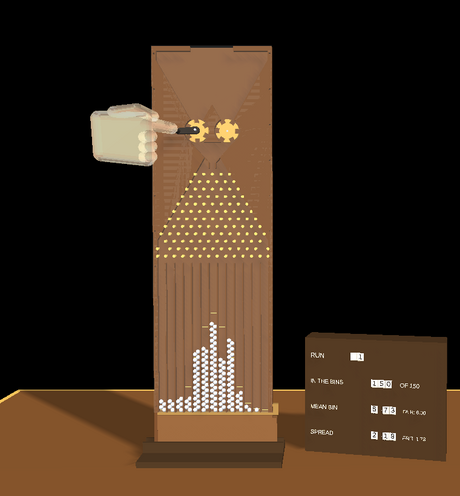
#> input picture demo/WyomingWill/BabbagesHall/exhibits/GaltonBoard/manual/screenshot.png, 460 x 496 px
$ python make-figures.py
#> lines starting #> are read from the running program, lines starting #| are printed output that depends on the picture
"""The Galton board manual's figures (Babbage's Hall).

    python3 manual/make-figures.py      (from the exhibit's folder; Pillow)

fig-board.png is a screenshot of the simulation (manual/screenshot.png, at
the end of the tour's first run) with the parts named. fig-routes.png
counts the routes to each pin (Pascal's triangle), on the board's own pin
lattice (galton-geometry.lua: 12 mm apart, rows V apart). fig-runs.png is
the simulation's two tour runs (manual/runs.txt, as the console printed
them: bpp -f galton.lua -n 9000) against fair coins."""
import math, os, re
from PIL import Image, ImageDraw, ImageFont

HERE = os.path.dirname(os.path.abspath(__file__))
FONTS = "/usr/share/fonts/truetype/dejavu/"
def font(px, bold=False): return ImageFont.truetype(FONTS + ("DejaVuSans-Bold.ttf" if bold else "DejaVuSans.ttf"), int(px))
INK, BLUE, GOLD, GREY = (30, 30, 30), (30, 70, 170), (190, 150, 30), (150, 150, 150)
ROWS = 12


def save(im, name, width=None):
    if width and im.width != width:
        im = im.resize((width, round(im.height * width / im.width)), Image.LANCZOS)
    im.save(os.path.join(HERE, name), optimize=True)
    print("  manual/" + name, im.size)


# 1. the board, its parts named (the screenshot's own pixel places)
shot = Image.open(os.path.join(HERE, "screenshot.png")).convert("RGB")
#> shot is the input picture: PIL image 460x496 RGB; mean R, G, B 59.2, 42.7, 28.3
W, H = shot.size
#> W = 460; H = 496
pad = 250
im = Image.new("RGB", (W + pad, H), (255, 255, 255))
#> im: PIL image 710x496 RGB; every value is 255
im.paste(shot, (0, 0))
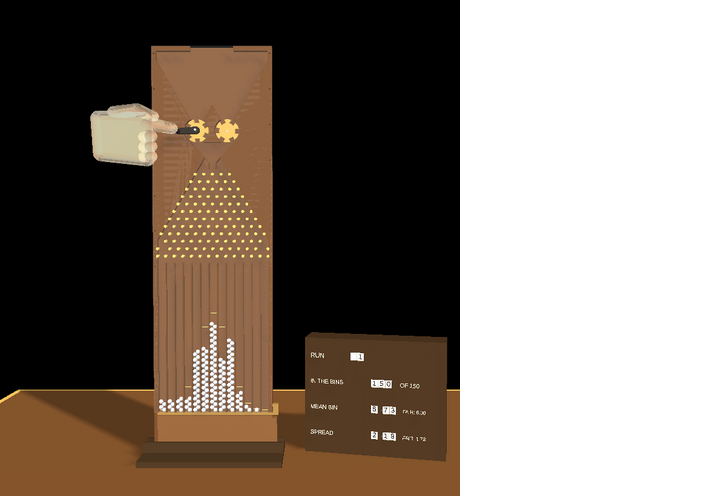
#> im: PIL image 710x496 RGB; mean R, G, B 128.2, 117.4, 108.1
g = ImageDraw.Draw(im)
for text, (px, py), ty in (("the hopper", (0.45, 0.13), 0.06), ("two metering wheels,\nturned by the crank", (0.50, 0.26), 0.18),
                           ("twelve rows of pins", (0.57, 0.45), 0.42), ("thirteen bins; a gold line\nin each: fair coins' share", (0.56, 0.66), 0.56),
                           ("the slide, and the\ndrawer under it", (0.50, 0.87), 0.97)):
    x, y = px * W, py * H
    g.line([(x, y), (W - 140, y), (W + 10, ty * H)], fill=BLUE, width=2) if False else g.line([(x, y), (W + 10, ty * H)], fill=BLUE, width=2)
    g.ellipse([x - 4, y - 4, x + 4, y + 4], fill=BLUE)
    g.multiline_text((W + 16, ty * H), text, font=font(17), fill=BLUE, anchor="lm" if "\n" not in text else "ld", spacing=3)
save(im, "fig-board.png", 560)
#> in save, `im = im.resize((width, round(im.height * width / im.width)), Image.LAN..`:
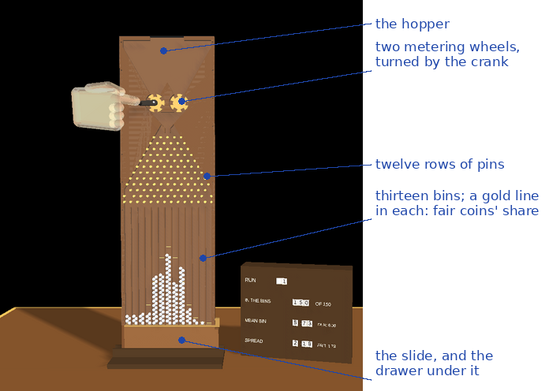
#> im: PIL image 560x391 RGB; mean R, G, B 125.3, 115.3, 107.8
#|   manual/fig-board.png (560, 391)
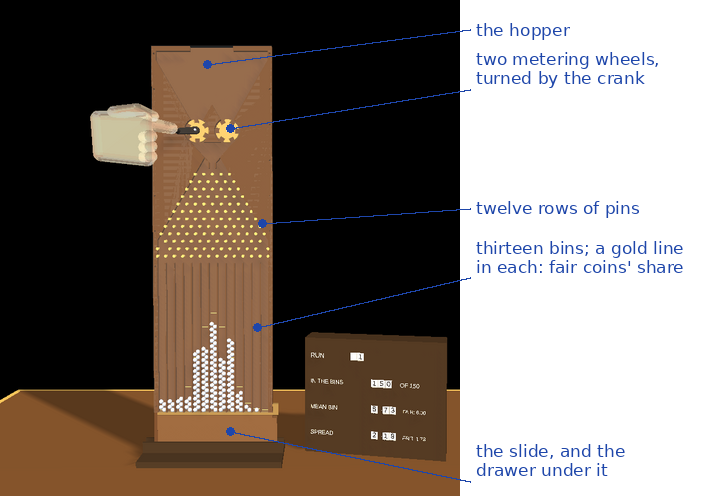
#> im: PIL image 710x496 RGB; mean R, G, B 125.5, 115.5, 107.8


# 2. the routes to each pin: the board's lattice, the count of ways at each
S, V = 12.0, 12.0 * math.sqrt(3) / 2         # (mm: the pins' spacing and the rows', as galton-geometry.lua)
SC = 9                                        # (pixels a mm)
N = 7                                         # (rows drawn: 0 to 6, then the 12th written below)
Wd = int((N + 1) * S * SC); Hd = int((N + 0.8) * V * SC + 40)
im = Image.new("RGB", (Wd, Hd + 105), (255, 255, 255))
#> im: PIL image 864x874 RGB; every value is 255
g = ImageDraw.Draw(im)
cx = Wd / 2
for r in range(N):
    for k in range(r + 1):
        x = cx + (k - r / 2) * S * SC
        y = 30 + r * V * SC
        n = math.comb(r, k)
        g.ellipse([x - 2 * SC, y - 2 * SC, x + 2 * SC, y + 2 * SC], fill=(235, 200, 90), outline=(150, 110, 20))
        g.text((x, y), str(n), font=font(20 if n < 100 else 16, True), fill=INK, anchor="mm")
        if r < N - 1:
            for dk in (0, 1):
                x2 = cx + (k + dk - (r + 1) / 2) * S * SC
                y2 = 30 + (r + 1) * V * SC
                g.line([(x + (x2 - x) * 0.32, y + (y2 - y) * 0.32), (x + (x2 - x) * 0.68, y + (y2 - y) * 0.68)], fill=GREY, width=2)
yb = 30 + (N - 0.4) * V * SC
g.text((cx, yb + 10), "⋮", font=font(30), fill=GREY, anchor="mt")
row12 = [math.comb(ROWS, k) for k in range(ROWS + 1)]
bw = Wd / (ROWS + 1)
for k, n in enumerate(row12):
    g.text(((k + 0.5) * bw, yb + 70), str(n), font=font(19, True), fill=INK, anchor="mm")
    g.text(((k + 0.5) * bw, yb + 105), f"bin {k}", font=font(13), fill=GREY, anchor="mm")
g.text((cx, yb + 145), "after 12 rows: 4096 routes in all", font=font(20), fill=INK, anchor="mm")
save(im, "fig-routes.png", 520)
#> call 2 of save, with name = 'fig-routes.png', width = 520
#> in save (call 2), `im = im.resize((width, round(im.height * width / im.width)), Image.LAN..`:
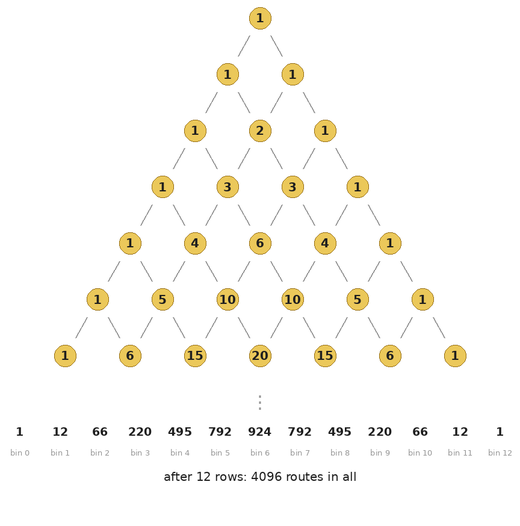
#> im: PIL image 520x526 RGB; mean R, G, B 251.3, 250, 246
#|   manual/fig-routes.png (520, 526)
#> im: PIL image 864x874 RGB


# 3. the simulation's two runs against fair coins
runs = []
#> (the run stopped early here; a loop or call above may not have finished)
